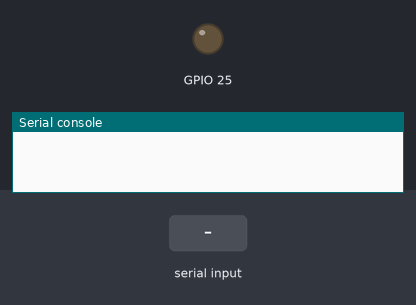
Recording of a program running on a simulated ESP32 board running MicroPython. On the bench: output pins drawn as LEDs (lit = HIGH), the last lines printed to the serial console. Inputs (shaded band) come from the test bench.

Above: at 1.2 s.
1.3 s: "LED_ON\n" received over the second serial link
At 2.5 s:
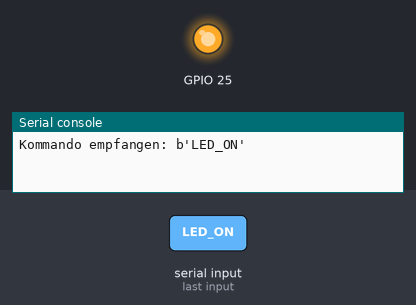
2.8 s: "LED_OFF\n" received over the second serial link
At 3.6 s:
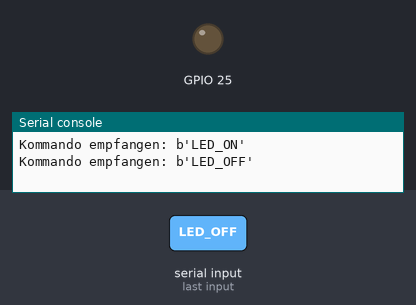
Timing chart, 0 to 5.8 s (numbered marks = the images above; inputs shaded):
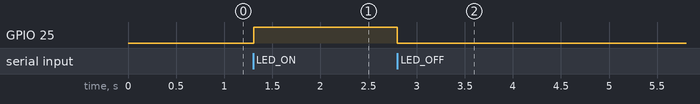

The program:

communication.py
```python
import machine
import time

uart = machine.UART(0, baudrate=115200, tx=machine.Pin(28), rx=machine.Pin(29))
buffer = b''  # Buffer to store incoming data

while True:
    if uart.any():
        data = uart.read(uart.any())  # Read all available bytes
        if data:
            buffer += data  # Append to buffer
            # Check if we have a complete command (ends with \n)
            if b'\n' in buffer:
                # Split buffer at newline
                command, buffer = buffer.split(b'\n', 1)
                print("Kommando empfangen:", command)
                if command == b'LED_ON':
                    machine.Pin(25, machine.Pin.OUT).value(1)
                elif command == b'LED_OFF':
                    machine.Pin(25, machine.Pin.OUT).value(0)
    time.sleep(0.01)  # Small delay to prevent tight looping
```

Measured:
- after the input at 1.3 s, GPIO 25: LOW → HIGH at once
- after the input at 2.8 s, GPIO 25: HIGH → LOW at once
